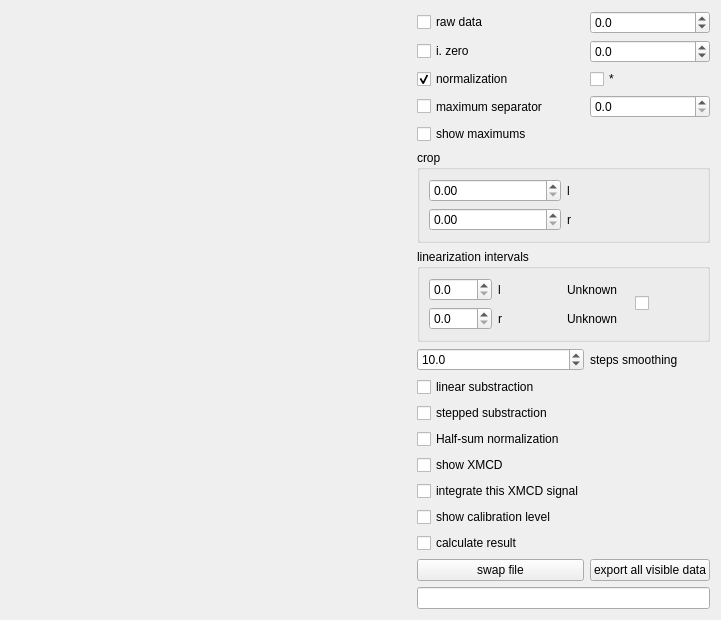
      <widget class="QWidget" name="tab_2">
       <property name="sizePolicy">
        <sizepolicy hsizetype="Expanding" vsizetype="Expanding">
         <horstretch>0</horstretch>
         <verstretch>0</verstretch>
        </sizepolicy>
       </property>
       <attribute name="title">
        <string>data</string>
       </attribute>
       <layout class="QHBoxLayout" name="horizontalLayout_4">
        <item>
         <widget class="QWidget" name="chartWidget" native="true">
          <property name="sizePolicy">
           <sizepolicy hsizetype="Expanding" vsizetype="Expanding">
            <horstretch>0</horstretch>
            <verstretch>0</verstretch>
           </sizepolicy>
          </property>
          <property name="minimumSize">
           <size>
            <width>400</width>
            <height>0</height>
           </size>
          </property>
          <property name="maximumSize">
           <size>
            <width>2000</width>
            <height>2000</height>
           </size>
          </property>
          <property name="toolTipDuration">
           <number>100000</number>
          </property>
         </widget>
        </item>
        <item>
         <layout class="QGridLayout" name="gridLayout">
          <item row="6" column="0">
           <widget class="QCheckBox" name="maxBox">
            <property name="sizePolicy">
             <sizepolicy hsizetype="Minimum" vsizetype="Fixed">
              <horstretch>0</horstretch>
              <verstretch>0</verstretch>
             </sizepolicy>
            </property>
            <property name="toolTip">
             <string>Show current maximums in order to set separator.</string>
            </property>
            <property name="toolTipDuration">
             <number>100000</number>
            </property>
            <property name="text">
             <string>show maximums</string>
            </property>
            <property name="autoExclusive">
             <bool>false</bool>
            </property>
            <attribute name="buttonGroup">
             <string notr="true">elseGroup</string>
            </attribute>
           </widget>
          </item>
          <item row="5" column="1">
           <widget class="QDoubleSpinBox" name="dividerSpinBox">
            <property name="sizePolicy">
             <sizepolicy hsizetype="Minimum" vsizetype="Fixed">
              <horstretch>0</horstretch>
              <verstretch>0</verstretch>
             </sizepolicy>
            </property>
            <property name="toolTipDuration">
             <number>100000</number>
            </property>
            <property name="decimals">
             <number>1</number>
            </property>
            <property name="maximum">
             <double>1000.000000000000000</double>
            </property>
           </widget>
          </item>
          <item row="5" column="0">
           <widget class="QCheckBox" name="dividerBox">
            <property name="sizePolicy">
             <sizepolicy hsizetype="Minimum" vsizetype="Minimum">
              <horstretch>0</horstretch>
              <verstretch>0</verstretch>
             </sizepolicy>
            </property>
            <property name="toolTipDuration">
             <number>100000</number>
            </property>
            <property name="text">
             <string>maximum separator</string>
            </property>
            <attribute name="buttonGroup">
             <string notr="true">elseGroup</string>
            </attribute>
           </widget>
          </item>
          <item row="11" column="0">
           <widget class="QCheckBox" name="steppedBackgroundBox">
            <property name="sizePolicy">
             <sizepolicy hsizetype="Minimum" vsizetype="Fixed">
              <horstretch>0</horstretch>
              <verstretch>0</verstretch>
             </sizepolicy>
            </property>
            <property name="toolTip">
             <string>Substract stepped background.</string>
            </property>
            <property name="toolTipDuration">
             <number>100000</number>
            </property>
            <property name="text">
             <string>stepped substraction</string>
            </property>
            <property name="checked">
             <bool>false</bool>
            </property>
            <attribute name="buttonGroup">
             <string notr="true">backgroundGroup</string>
            </attribute>
           </widget>
          </item>
          <item row="1" column="0">
           <widget class="QCheckBox" name="zeroBox">
            <property name="sizePolicy">
             <sizepolicy hsizetype="Minimum" vsizetype="Fixed">
              <horstretch>0</horstretch>
              <verstretch>0</verstretch>
             </sizepolicy>
            </property>
            <property name="toolTip">
             <string>beam intensity</string>
            </property>
            <property name="toolTipDuration">
             <number>100000</number>
            </property>
            <property name="statusTip">
             <string>Normalisation signal from beamline.</string>
            </property>
            <property name="text">
             <string>i. zero</string>
            </property>
            <property name="autoExclusive">
             <bool>true</bool>
            </property>
            <attribute name="buttonGroup">
             <string notr="true">normGroup</string>
            </attribute>
           </widget>
          </item>
          <item row="0" column="0">
           <widget class="QCheckBox" name="rawBox">
            <property name="sizePolicy">
             <sizepolicy hsizetype="Minimum" vsizetype="Fixed">
              <horstretch>0</horstretch>
              <verstretch>0</verstretch>
             </sizepolicy>
            </property>
            <property name="toolTip">
             <string>Bare data strait from beamline.</string>
            </property>
            <property name="toolTipDuration">
             <number>100000</number>
            </property>
            <property name="statusTip">
             <string/>
            </property>
            <property name="text">
             <string>raw data</string>
            </property>
            <property name="autoExclusive">
             <bool>true</bool>
            </property>
            <attribute name="buttonGroup">
             <string notr="true">normGroup</string>
            </attribute>
           </widget>
          </item>
          <item row="9" column="0">
           <widget class="QDoubleSpinBox" name="filletSpinBox">
            <property name="toolTipDuration">
             <number>100000</number>
            </property>
            <property name="decimals">
             <number>1</number>
            </property>
            <property name="minimum">
             <double>0.100000000000000</double>
            </property>
            <property name="maximum">
             <double>200.000000000000000</double>
            </property>
            <property name="singleStep">
             <double>0.100000000000000</double>
            </property>
            <property name="value">
             <double>10.000000000000000</double>
            </property>
           </widget>
          </item>
          <item row="9" column="1">
           <widget class="QLabel" name="label_24">
            <property name="sizePolicy">
             <sizepolicy hsizetype="Minimum" vsizetype="Minimum">
              <horstretch>0</horstretch>
              <verstretch>0</verstretch>
             </sizepolicy>
            </property>
            <property name="text">
             <string>steps smoothing</string>
            </property>
           </widget>
          </item>
          <item row="10" column="0">
           <widget class="QCheckBox" name="linearBackgroundBox">
            <property name="sizePolicy">
             <sizepolicy hsizetype="Minimum" vsizetype="Fixed">
              <horstretch>0</horstretch>
              <verstretch>0</verstretch>
             </sizepolicy>
            </property>
            <property name="toolTip">
             <string>Substract linear background.</string>
            </property>
            <property name="toolTipDuration">
             <number>100000</number>
            </property>
            <property name="text">
             <string>linear substraction</string>
            </property>
            <attribute name="buttonGroup">
             <string notr="true">backgroundGroup</string>
            </attribute>
           </widget>
          </item>
          <item row="15" column="0">
           <widget class="QCheckBox" name="levelBox">
            <property name="sizePolicy">
             <sizepolicy hsizetype="Minimum" vsizetype="Minimum">
              <horstretch>0</horstretch>
              <verstretch>0</verstretch>
             </sizepolicy>
            </property>
            <property name="text">
             <string>show calibration level</string>
            </property>
           </widget>
          </item>
          <item row="14" column="0">
           <widget class="QCheckBox" name="integrateBox">
            <property name="sizePolicy">
             <sizepolicy hsizetype="Minimum" vsizetype="Fixed">
              <horstretch>0</horstretch>
              <verstretch>0</verstretch>
             </sizepolicy>
            </property>
            <property name="toolTip">
             <string>Calculate integrals based on the XMSD signal. Show them in the next tab.</string>
            </property>
            <property name="toolTipDuration">
             <number>100000</number>
            </property>
            <property name="text">
             <string>integrate this XMCD signal</string>
            </property>
            <attribute name="buttonGroup">
             <string notr="true">elseGroup</string>
            </attribute>
           </widget>
          </item>
          <item row="13" column="0">
           <widget class="QCheckBox" name="diffBox">
            <property name="sizePolicy">
             <sizepolicy hsizetype="Minimum" vsizetype="Fixed">
              <horstretch>0</horstretch>
              <verstretch>0</verstretch>
             </sizepolicy>
            </property>
            <property name="toolTip">
             <string>Show XMSD signal in the next tab.</string>
            </property>
            <property name="toolTipDuration">
             <number>100000</number>
            </property>
            <property name="text">
             <string>show XMCD</string>
            </property>
            <property name="checked">
             <bool>false</bool>
            </property>
            <property name="autoExclusive">
             <bool>false</bool>
            </property>
            <property name="tristate">
             <bool>false</bool>
            </property>
            <attribute name="buttonGroup">
             <string notr="true">elseGroup</string>
            </attribute>
           </widget>
          </item>
          <item row="16" column="0">
           <widget class="QCheckBox" name="calculateBox">
            <property name="sizePolicy">
             <sizepolicy hsizetype="Minimum" vsizetype="Fixed">
              <horstretch>0</horstretch>
              <verstretch>0</verstretch>
             </sizepolicy>
            </property>
            <property name="toolTip">
             <string>If both files have calculated integrals, calculate resulting moments.</string>
            </property>
            <property name="toolTipDuration">
             <number>100000</number>
            </property>
            <property name="text">
             <string>calculate result</string>
            </property>
            <attribute name="buttonGroup">
             <string notr="true">elseGroup</string>
            </attribute>
           </widget>
          </item>
          <item row="12" column="0">
           <widget class="QCheckBox" name="sumBox">
            <property name="text">
             <string>Half-sum normalization</string>
            </property>
           </widget>
          </item>
          <item row="17" column="1">
           <widget class="QPushButton" name="exportButton">
            <property name="sizePolicy">
             <sizepolicy hsizetype="Minimum" vsizetype="Fixed">
              <horstretch>0</horstretch>
              <verstretch>0</verstretch>
             </sizepolicy>
            </property>
            <property name="toolTip">
             <string>save chart data</string>
            </property>
            <property name="toolTipDuration">
             <number>100000</number>
            </property>
            <property name="text">
             <string>export all visible data</string>
            </property>
           </widget>
          </item>
          <item row="17" column="0">
           <widget class="QPushButton" name="swapButton">
            <property name="toolTip">
             <string>Change current selected file.</string>
            </property>
            <property name="text">
             <string>swap file</string>
            </property>
           </widget>
          </item>
          <item row="3" column="0">
           <widget class="QCheckBox" name="normBox">
            <property name="toolTip">
             <string>(raw data)/(i.zero)</string>
            </property>
            <property name="toolTipDuration">
             <number>100000</number>
            </property>
            <property name="text">
             <string>normalization</string>
            </property>
            <property name="checked">
             <bool>true</bool>
            </property>
            <property name="autoExclusive">
             <bool>true</bool>
            </property>
            <attribute name="buttonGroup">
             <string notr="true">normGroup</string>
            </attribute>
           </widget>
          </item>
          <item row="3" column="1">
           <widget class="QCheckBox" name="mulBox">
            <property name="toolTip">
             <string>Multiply right polarization signal by constant in orger to equalize left edge.</string>
            </property>
            <property name="toolTipDuration">
             <number>100000</number>
            </property>
            <property name="text">
             <string>*</string>
            </property>
            <property name="checked">
             <bool>false</bool>
            </property>
            <attribute name="buttonGroup">
             <string notr="true">normGroup</string>
            </attribute>
           </widget>
          </item>
          <item row="1" column="1">
           <widget class="QDoubleSpinBox" name="zeroShadowSpinBox">
            <property name="toolTip">
             <string>Shadow current through XAS sensor.</string>
            </property>
            <property name="decimals">
             <number>1</number>
            </property>
            <property name="minimum">
             <double>-100.000000000000000</double>
            </property>
            <property name="maximum">
             <double>100.000000000000000</double>
            </property>
            <property name="singleStep">
             <double>0.100000000000000</double>
            </property>
           </widget>
          </item>
          <item row="0" column="1">
           <widget class="QDoubleSpinBox" name="shadowSpinBox">
            <property name="toolTip">
             <string>Shadow current through i-zero sensor.</string>
            </property>
            <property name="decimals">
             <number>1</number>
            </property>
            <property name="minimum">
             <double>-100.000000000000000</double>
            </property>
            <property name="maximum">
             <double>100.000000000000000</double>
            </property>
            <property name="singleStep">
             <double>0.100000000000000</double>
            </property>
           </widget>
          </item>
          <item row="7" column="0" colspan="2">
           <widget class="QGroupBox" name="groupBox_3">
            <property name="sizePolicy">
             <sizepolicy hsizetype="Minimum" vsizetype="Minimum">
              <horstretch>0</horstretch>
              <verstretch>0</verstretch>
             </sizepolicy>
            </property>
            <property name="minimumSize">
             <size>
              <width>0</width>
              <height>0</height>
             </size>
            </property>
            <property name="toolTip">
             <string>Define left/right side cropping intervals [eV].</string>
            </property>
            <property name="toolTipDuration">
             <number>100000</number>
            </property>
            <property name="title">
             <string>crop</string>
            </property>
            <layout class="QGridLayout" name="gridLayout_9">
             <item row="0" column="0">
              <widget class="QDoubleSpinBox" name="bSpinBox">
               <property name="minimumSize">
                <size>
                 <width>0</width>
                 <height>15</height>
                </size>
               </property>
               <property name="toolTipDuration">
                <number>100000</number>
               </property>
               <property name="maximum">
                <double>20.000000000000000</double>
               </property>
               <property name="singleStep">
                <double>0.100000000000000</double>
               </property>
               <property name="value">
                <double>0.000000000000000</double>
               </property>
              </widget>
             </item>
             <item row="0" column="1">
              <widget class="QLabel" name="label">
               <property name="toolTipDuration">
                <number>100000</number>
               </property>
               <property name="text">
                <string>l</string>
               </property>
              </widget>
             </item>
             <item row="1" column="0">
              <widget class="QDoubleSpinBox" name="tSpinBox">
               <property name="minimumSize">
                <size>
                 <width>0</width>
                 <height>15</height>
                </size>
               </property>
               <property name="toolTipDuration">
                <number>100000</number>
               </property>
               <property name="maximum">
                <double>20.000000000000000</double>
               </property>
               <property name="singleStep">
                <double>0.100000000000000</double>
               </property>
               <property name="value">
                <double>0.000000000000000</double>
               </property>
              </widget>
             </item>
             <item row="1" column="1">
              <widget class="QLabel" name="label_2">
               <property name="toolTipDuration">
                <number>100000</number>
               </property>
               <property name="text">
                <string>r</string>
               </property>
              </widget>
             </item>
            </layout>
           </widget>
          </item>
          <item row="8" column="0" colspan="2">
           <widget class="QGroupBox" name="linGroupBox">
            <property name="sizePolicy">
             <sizepolicy hsizetype="Minimum" vsizetype="Minimum">
              <horstretch>0</horstretch>
              <verstretch>0</verstretch>
             </sizepolicy>
            </property>
            <property name="minimumSize">
             <size>
              <width>0</width>
              <height>0</height>
             </size>
            </property>
            <property name="toolTip">
             <string>Define linearization intervals[eV].</string>
            </property>
            <property name="toolTipDuration">
             <number>100000</number>
            </property>
            <property name="title">
             <string>linearization intervals</string>
            </property>
            <layout class="QGridLayout" name="gridLayout_4">
             <item row="0" column="0">
              <widget class="QDoubleSpinBox" name="llSpinBox">
               <property name="minimumSize">
                <size>
                 <width>0</width>
                 <height>15</height>
                </size>
               </property>
               <property name="toolTipDuration">
                <number>100000</number>
               </property>
               <property name="decimals">
                <number>1</number>
               </property>
               <property name="maximum">
                <double>20.000000000000000</double>
               </property>
               <property name="singleStep">
                <double>0.100000000000000</double>
               </property>
              </widget>
             </item>
             <item row="0" column="2">
              <widget class="QLabel" name="lkLabel">
               <property name="toolTip">
                <string>Slope of the left-edge linearisation line.</string>
               </property>
               <property name="toolTipDuration">
                <number>100000</number>
               </property>
               <property name="text">
                <string>Unknown</string>
               </property>
              </widget>
             </item>
             <item row="0" column="3" rowspan="2">
              <widget class="QCheckBox" name="linearBox">
               <property name="toolTipDuration">
                <number>100000</number>
               </property>
               <property name="text">
                <string/>
               </property>
               <attribute name="buttonGroup">
                <string notr="true">elseGroup</string>
               </attribute>
              </widget>
             </item>
             <item row="1" column="0">
              <widget class="QDoubleSpinBox" name="rlSpinBox">
               <property name="minimumSize">
                <size>
                 <width>0</width>
                 <height>15</height>
                </size>
               </property>
               <property name="toolTipDuration">
                <number>100000</number>
               </property>
               <property name="decimals">
                <number>1</number>
               </property>
               <property name="maximum">
                <double>20.000000000000000</double>
               </property>
               <property name="singleStep">
                <double>0.100000000000000</double>
               </property>
              </widget>
             </item>
             <item row="1" column="1">
              <widget class="QLabel" name="label_5">
               <property name="toolTipDuration">
                <number>100000</number>
               </property>
               <property name="text">
                <string>r</string>
               </property>
              </widget>
             </item>
             <item row="1" column="2">
              <widget class="QLabel" name="rkLabel">
               <property name="toolTip">
                <string>Slope of the right-edge linearisation line.</string>
               </property>
               <property name="toolTipDuration">
                <number>100000</number>
               </property>
               <property name="text">
                <string>Unknown</string>
               </property>
              </widget>
             </item>
             <item row="0" column="1">
              <widget class="QLabel" name="label_4">
               <property name="toolTipDuration">
                <number>100000</number>
               </property>
               <property name="text">
                <string>l</string>
               </property>
              </widget>
             </item>
            </layout>
           </widget>
          </item>
          <item row="18" column="0" colspan="2">
           <widget class="QLineEdit" name="exportLine">
            <property name="sizePolicy">
             <sizepolicy hsizetype="Minimum" vsizetype="Fixed">
              <horstretch>0</horstretch>
              <verstretch>0</verstretch>
             </sizepolicy>
            </property>
            <property name="toolTip">
             <string>Export path</string>
            </property>
            <property name="toolTipDuration">
             <number>100000</number>
            </property>
           </widget>
          </item>
         </layout>
        </item>
       </layout>
      </widget>
